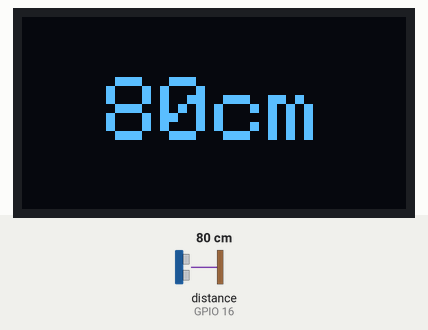
Bench run of a sketch on a simulated ESP32. Parts: 128×64 one-colour display. Wiring (inferred from the names in the program): ultrasonic range finder: trigger GPIO 17; echo GPIO 16. Inputs (shaded band) come from the test bench; at power-on: distance to the obstacle (sensor on GPIO 16) 80 cm. The echo pulse lasts 58.3 µs per cm; what the sketch prints to the serial monitor is not drawn.

Above: at 1.4 s.
1.5 s: distance to the obstacle (sensor on GPIO 16) set to 2 cm
At 2.8 s:
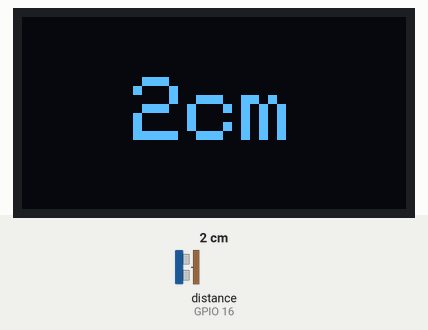
3.1 s: distance to the obstacle (sensor on GPIO 16) set to 4 cm
At 4.3 s:
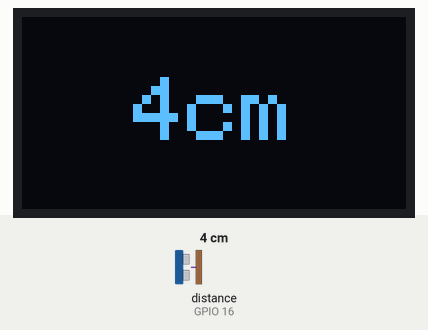
4.7 s: distance to the obstacle (sensor on GPIO 16) set to 9 cm
At 5.5 s:
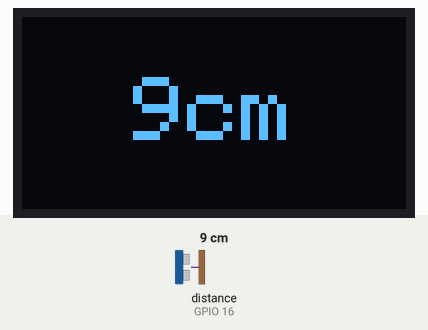
Timing chart, 0 to 7.7 s (numbered marks = the images above; inputs shaded):
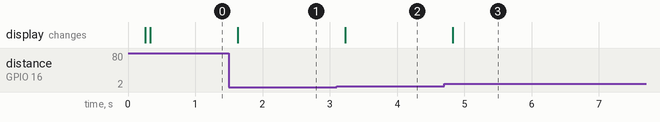

The sketch:

main.ino
```cpp
#include <Adafruit_GFX.h>
#include <Adafruit_SSD1306.h>
#include <Arduino.h>
#include <Wire.h>

constexpr uint8_t OLED_WIDTH = 128;
constexpr uint8_t OLED_HEIGHT = 64;
constexpr int OLED_RESET = -1;

constexpr uint8_t I2C_SDA = 21;
constexpr uint8_t I2C_SCL = 22;
constexpr uint8_t OLED_ADDR = 0x3C;

constexpr uint8_t TRIG_PIN = 17;
constexpr uint8_t ECHO_PIN = 16;

constexpr uint16_t DIST_MIN_CM = 2;
constexpr uint16_t DIST_MAX_CM = 400;
constexpr uint32_t DATA_STALE_MS = 900;
constexpr uint32_t MEASURE_INTERVAL_MS = 80;
constexpr uint32_t ECHO_TIMEOUT_US = 25000;

struct SonarReading {
    uint16_t distanceCm = 0;
    uint32_t echoMicros = 0;
    bool valid = false;
};

Adafruit_SSD1306 display(OLED_WIDTH, OLED_HEIGHT, &Wire, OLED_RESET);

SonarReading latest{};
uint32_t lastReadingMs = 0;
uint32_t lastMeasureMs = 0;
uint32_t lastFrameMs = 0;

bool hasFreshReading() {
    return latest.valid && (millis() - lastReadingMs) <= DATA_STALE_MS;
}

bool measureOnce(uint16_t& distanceCm, uint32_t& echoMicros) {
    digitalWrite(TRIG_PIN, LOW);
    delayMicroseconds(2);
    digitalWrite(TRIG_PIN, HIGH);
    delayMicroseconds(10);
    digitalWrite(TRIG_PIN, LOW);

    echoMicros = pulseIn(ECHO_PIN, HIGH, ECHO_TIMEOUT_US);
    if (echoMicros == 0) {
        return false;
    }

    distanceCm = echoMicros / 58;
    return distanceCm >= DIST_MIN_CM && distanceCm <= DIST_MAX_CM;
}

bool pollSonar() {
    const uint32_t now = millis();
    if (now - lastMeasureMs < MEASURE_INTERVAL_MS) {
        return false;
    }
    lastMeasureMs = now;

    uint16_t samples[3];
    uint32_t echoes[3];
    uint8_t validCount = 0;

    for (uint8_t i = 0; i < 3; i++) {
        uint16_t distanceCm = 0;
        uint32_t echoMicros = 0;
        if (measureOnce(distanceCm, echoMicros)) {
            samples[validCount] = distanceCm;
            echoes[validCount] = echoMicros;
            validCount++;
        }
        delay(10);
    }

    if (validCount == 0) {
        latest.valid = false;
        return true;
    }

    for (uint8_t i = 0; i + 1 < validCount; i++) {
        for (uint8_t j = i + 1; j < validCount; j++) {
            if (samples[j] < samples[i]) {
                const uint16_t swapD = samples[i];
                samples[i] = samples[j];
                samples[j] = swapD;

                const uint32_t swapE = echoes[i];
                echoes[i] = echoes[j];
                echoes[j] = swapE;
            }
        }
    }

    latest.distanceCm = samples[validCount / 2];
    latest.echoMicros = echoes[validCount / 2];
    latest.valid = true;
    lastReadingMs = now;
    return true;
}

void drawCenteredText(const char* text, int16_t y, uint8_t textSize) {
    display.setTextSize(textSize);
    int16_t x1 = 0;
    int16_t y1 = 0;
    uint16_t textWidth = 0;
    uint16_t textHeight = 0;
    display.getTextBounds(text, 0, y, &x1, &y1, &textWidth, &textHeight);

    const int16_t x = (OLED_WIDTH - static_cast<int16_t>(textWidth)) / 2;
    display.setCursor(x, y);
    display.print(text);
}

void drawScreen() {
    char distanceLine[12];

    if (hasFreshReading()) {
        snprintf(distanceLine, sizeof(distanceLine), "%ucm", latest.distanceCm);
    } else {
        snprintf(distanceLine, sizeof(distanceLine), "--cm");
    }

    display.clearDisplay();
    display.setTextColor(SSD1306_WHITE);
    drawCenteredText(distanceLine, 20, 3);
    display.display();
}

void setup() {
    Serial.begin(115200);
    delay(200);

    pinMode(TRIG_PIN, OUTPUT);
    pinMode(ECHO_PIN, INPUT);
    digitalWrite(TRIG_PIN, LOW);

    Wire.begin(I2C_SDA, I2C_SCL);

    if (!display.begin(SSD1306_SWITCHCAPVCC, OLED_ADDR)) {
        Serial.println(F("OLED init failed"));
        while (true) {
            delay(1000);
        }
    }

    drawScreen();

    Serial.println(F("HC-SR04 ultrasonic sensor ready"));
    Serial.print(F("TRIG GPIO "));
    Serial.println(TRIG_PIN);
    Serial.print(F("ECHO GPIO "));
    Serial.println(ECHO_PIN);
}

void loop() {
    if (pollSonar()) {
        if (latest.valid) {
            Serial.print(F("distance="));
            Serial.print(latest.distanceCm);
            Serial.print(F(" cm, echo="));
            Serial.print(latest.echoMicros);
            Serial.println(F(" us"));
        } else {
            Serial.println(F("no echo"));
        }
    }

    const uint32_t now = millis();
    if (now - lastFrameMs >= 100) {
        drawScreen();
        lastFrameMs = now;
    }
}
```

Measured:
- after the input at 1.5 s, the display: changes after 0.13 s (image 1)
- after the input at 3.1 s, the display: changes after 0.13 s (image 2)
- after the input at 4.7 s, the display: changes after 0.13 s (image 3)
